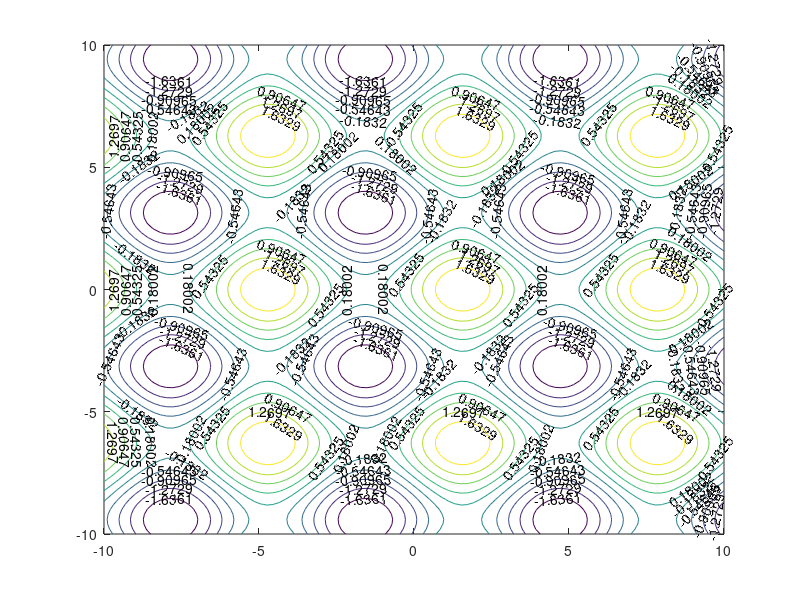

Recreate this plot in MATLAB. (Note: this script raises an error after producing the figure.)
%%Replacement Phase
N =500
Min = -10;
Max = 10;

%%Initialization
Population = Min + rand(N, 2)*(Max-Min);
Di=5

x = Min:0.2:Max;
y = Min:0.2:Max;
x = linspace(Min,Max); 
y = linspace(Min,Max);

[X,Y] = meshgrid(x,y);
%Z = -X.^2 - Y.^2;
Z = sin(X) + cos(Y);
figure
s = contour(X,Y,Z,'ShowText','on');
%hold on
%Z = (1-X).^2 + 100*(Y-X.^2).^2;

%Evaluate points

Penalized = []
pause(5)
count = 0
%Ranks = zeros(500,2)
while count < N
    Niche_i = []
    F = sin(Population(:,1)) + cos(Population(:,2));
 
  while size(Population,1) > 0
    %Select the best individual with max fitness
    [Reference_Point, I] = max(F);
    Reference_Point = Population(I,:)
    [Population, PS] = removerows(Population,'ind',I)
    F(I)=[]
     if(size(Population,1)>1)
    %Find the nearest points to the reference
    [ID, D] = knnsearch(Population, Reference_Point, 'k', size(Population,1));
    Penalized = [Penalized ; Population(ID(D<Di),:)];
    [Population, PS] = removerows(Population,'ind',ID(D<Di));
    F(ID(D<Di))=[];
     end
    Niche_i = [ Niche_i; Reference_Point];
     
 end
 
 if(size(Niche_i,1)==1)
       [ID, D] = knnsearch(Penalized, Niche_i, 'k', size(Penalized,1));
       [D, I] = max(D)
       Niche_i = [Niche_i; Penalized(ID(I),:) ]
 end
 count = count +size(Niche_i,1)
 Population = Penalized
 Penalized=[]
    %Ranks(i) = Niche_i
  s = scatter( Niche_i(:,1),Niche_i(:,2), 90, 'filled');
    %hold on
     pause(5)

end





 
 